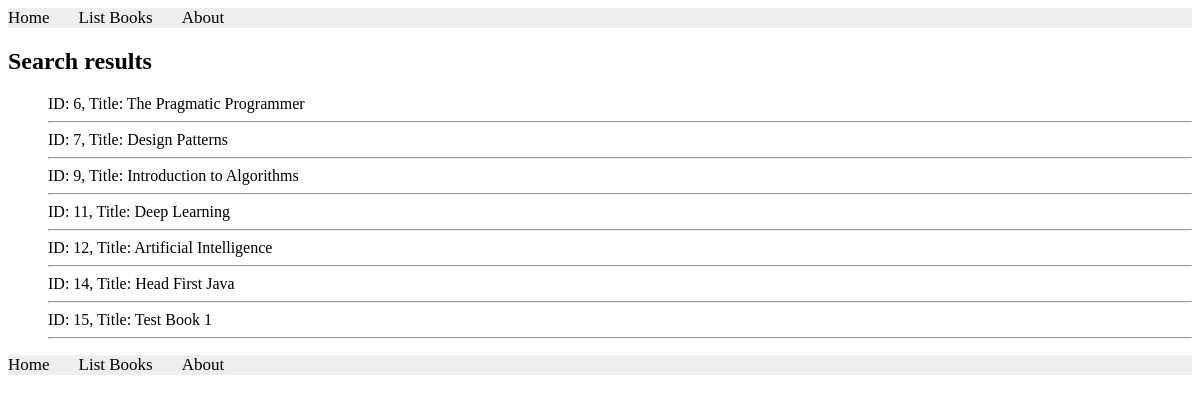
The app's page /books/lab8/task3/ with its own data.
### apps/bookmodule/models.py (models this page shows, shortened)
class Book(models.Model):
    title = models.CharField(max_length=200)
    author = models.CharField(max_length=100)
    year = models.IntegerField(null=True)
    price = models.DecimalField(max_digits=6, decimal_places=2)
    edition = models.IntegerField(default=1)
    quantity = models.IntegerField(default=1)
    pubdate = models.DateTimeField(null=True)
    rating = models.SmallIntegerField(default=1)
    publisher = models.ForeignKey(
        Publisher,
        null=True,
        on_delete=models.SET_NULL,
        related_name='books'
    )
    authors = models.ManyToManyField(Author, blank=True)

### apps/bookmodule/views.py (the view)
# urls.py: path('lab8/task3/', views.lab8_task3, name="lab8.task3"),
def lab8_task3(request):
    query = Q(edition__lte=3) & ~(Q(title__icontains='qu') | Q(author__icontains='qu'))
    books = Book.objects.filter(query)
    return render(request, 'bookmodule/bookList.html', {'books': books})

### apps/templates/bookmodule/bookList.html (shortened to what this page needs)
{% extends "layouts/base.html" %}
{% block content %}
<h2>Search results</h2>
{% if books %}
  <ul>
  {% for obj in books %}
ID: {{obj.id}}, Title: {{obj.title}}
<hr>
{% endfor %}
  </ul>
{% else %}
  <p>No results found.</p>
{% endif %}
{% endblock %}

### records on screen
Book: id "6", title "The Pragmatic Programmer"
Book: id "7", title "Design Patterns"
Book: id "9", title "Introduction to Algorithms"
Book: id "11", title "Deep Learning"
Book: id "12", title "Artificial Intelligence"
Book: id "14", title "Head First Java"
Book: id "15", title "Test Book 1"
